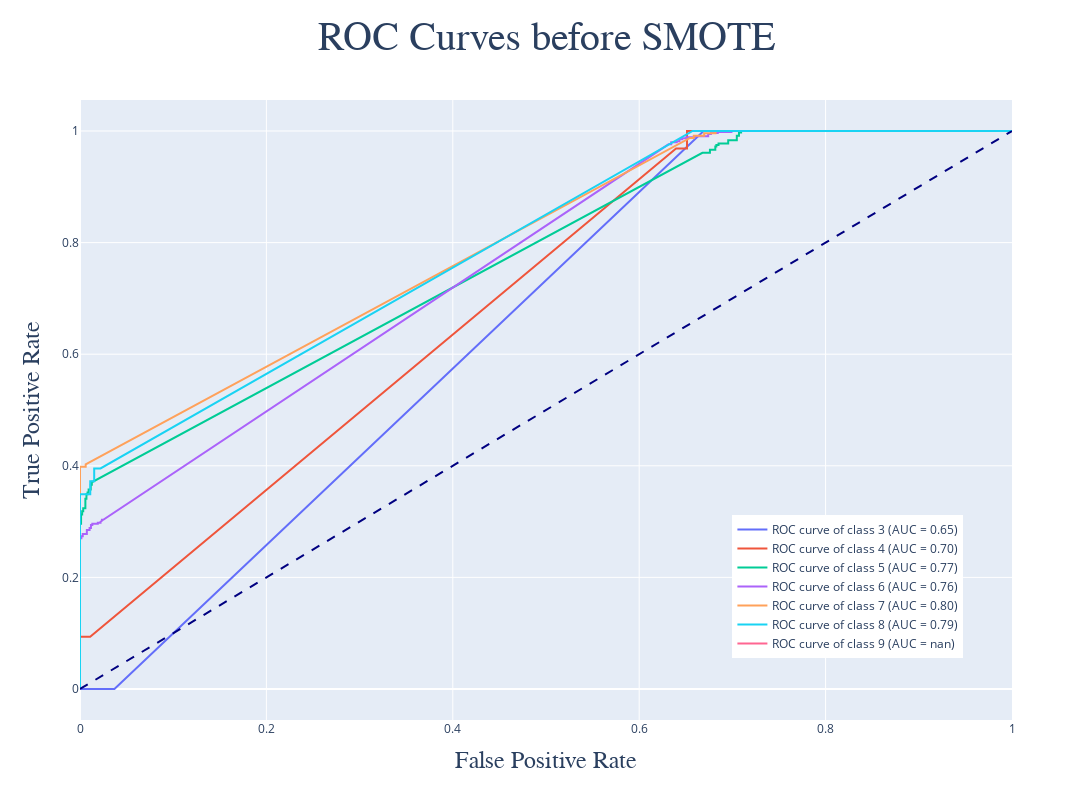

Notebook cell for this chart:
### Code cell
y_pred_proba = model.predict_proba(x_test_white)

y_test_bin = label_binarize(y_test_white, classes = model.classes_)

fpr = dict()
tpr = dict()
roc_auc = dict()

for i in range(len(model.classes_)):
    fpr[i], tpr[i], _ = roc_curve(y_test_bin[:, i], y_pred_proba[:, i])
    roc_auc[i] = auc(fpr[i], tpr[i])

fpr["micro"], tpr["micro"], _ = roc_curve(y_test_bin.ravel(), y_pred_proba.ravel())
roc_auc["micro"] = auc(fpr["micro"], tpr["micro"])

fig = go.Figure()
class_names = ["3", "4", "5", "6", "7", "8", "9"]

for i in range(len(class_names)):
    fig.add_trace(
        go.Scatter(
            x = fpr[i], y = tpr[i],
            mode = 'lines',
            line = dict(width = 2),
            name = 'ROC curve of class {} (AUC = {:.2f})'.format(class_names[i], roc_auc[i])
        )
    )

fig.add_trace(
    go.Scatter(
        x = [0, 1], y = [0, 1],
        mode = 'lines',
        line = dict(color = 'navy', width = 2, dash = 'dash'),
        showlegend = False
    )
)

fig.update_layout(
    title = {
        'text': 'ROC Curves before SMOTE',
        'x': 0.5,
        'font': {
            'size': 40, 'family': 'Gulliver'
        }
    },
    xaxis_title = {
        'text': 'False Positive Rate',
        'font': {
            'size': 24, 'family': 'Gulliver'
        }
    },
    yaxis_title = {
        'text': 'True Positive Rate',
        'font': {
            'size': 24, 'family': 'Gulliver'
        }
    },
    width = 1200, height = 800,
    legend = dict(x = 0.7, y = 0.1),
)

fig.show()
